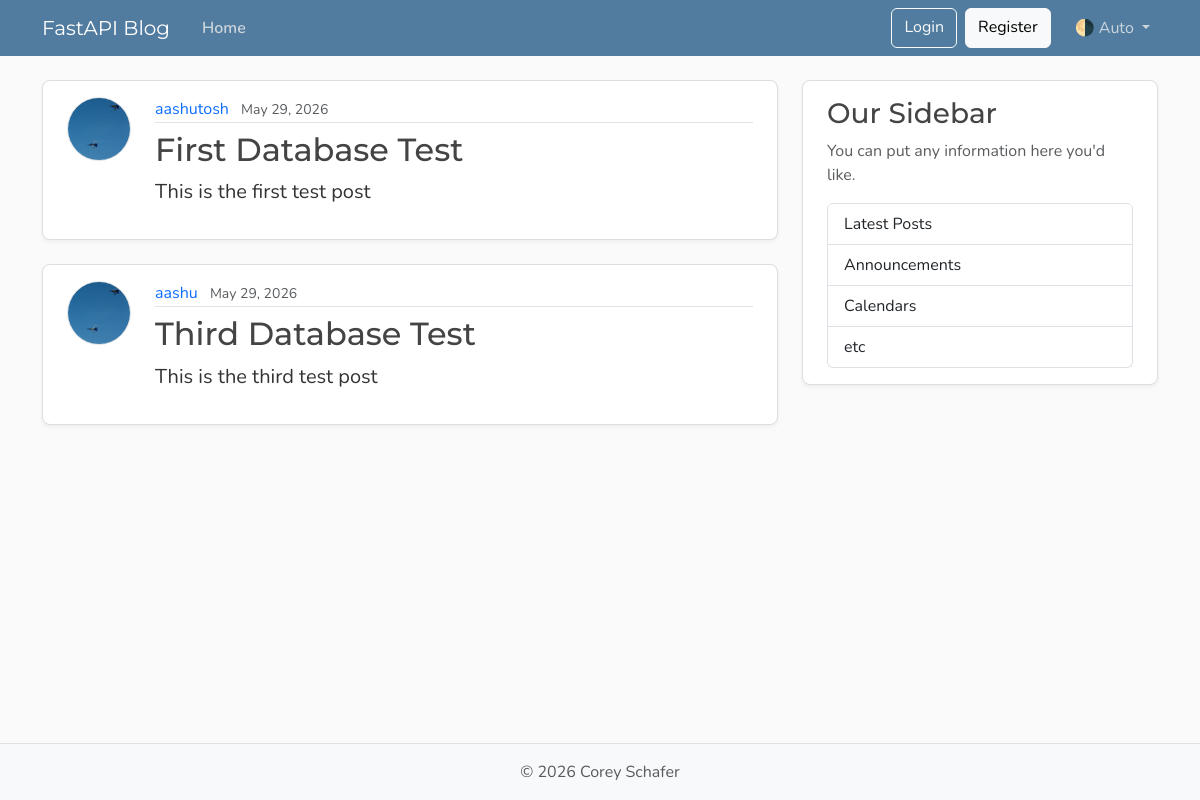
Page /posts on the earlier database version.
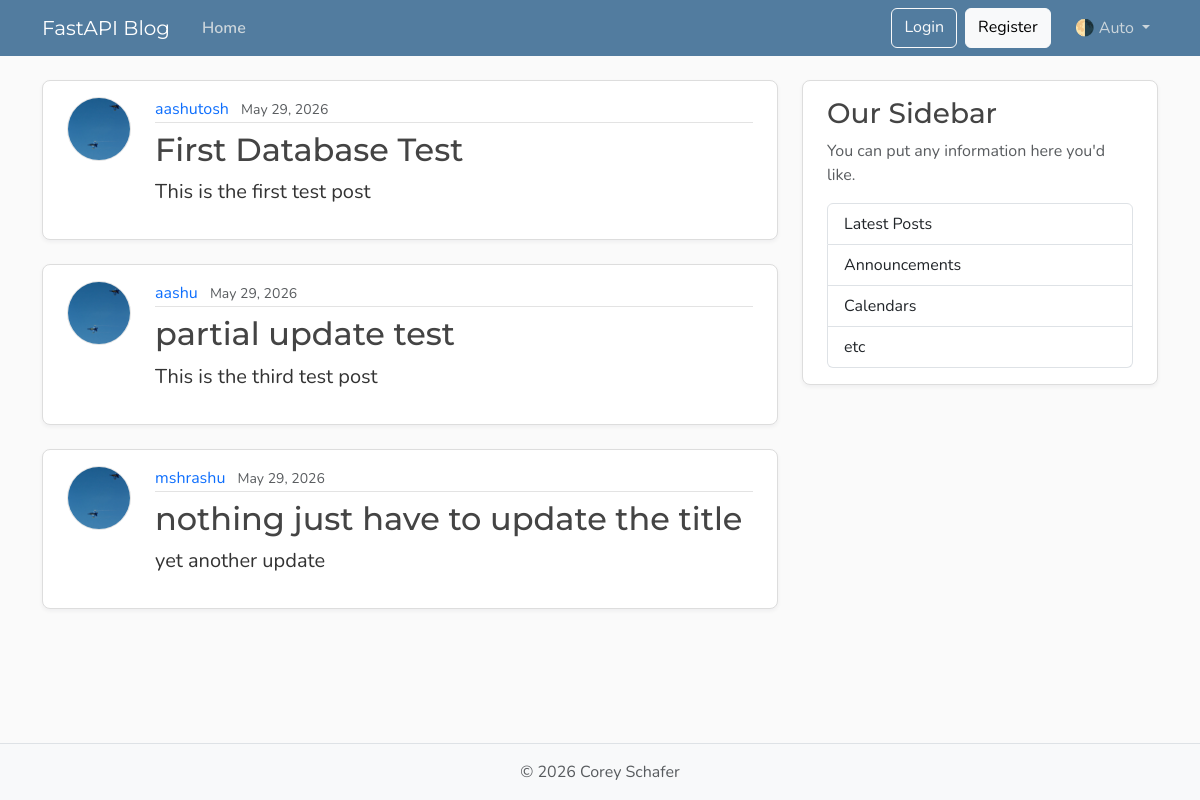
Same page on the later database version.
### models.py (models this page shows, shortened)
class Post(Base):
    __tablename__ = "posts"
    id: Mapped[int] = mapped_column(Integer, primary_key=True, index= True)
    title: Mapped[str] = mapped_column(String(100), nullable=False)
    content: Mapped[str] =mapped_column(Text, nullable=False)
    user_id: Mapped[int] = mapped_column(ForeignKey("users.id"), nullable=False, index=True)
    date_posted: Mapped[datetime] = mapped_column(DateTime(timezone=True), default= lambda: datetime.now(UTC))
    author: Mapped[User] = relationship(back_populates="posts")

class User(Base):
    __tablename__ = "users"
    id: Mapped[int] = mapped_column(Integer, primary_key=True, index= True)
    username: Mapped[str] = mapped_column(String(50), unique=True, nullable=False)
    email: Mapped[str] = mapped_column(String(120), unique=True, nullable=False)
    image_file: Mapped[str | None] = mapped_column(String(200), nullable=True, default=None)
    posts: Mapped[list[Post]] = relationship(back_populates="author", cascade="all, delete-orphan")

### main.py (the view)
@app.get("/", include_in_schema=False, name="home")
@app.get("/posts", include_in_schema=False, name="posts")
async def home(request: Request, db: Annotated[AsyncSession, Depends(get_db)]):
    results = await db.execute(
        select(models.Post).options(selectinload(models.Post.author)))   # this is called eager loading (vs lazy loading in sync ops)
    posts = results.scalars().all()             # databases rows to Python list
    return templates.TemplateResponse(
        request,
        "home.html",
        {"posts": posts, "title": "Home"},
    )

### templates/home.html
{% extends "layout.html" %}
{% block content %}
  {% for post in posts %}
    <article class="content-section py-3 px-4 mb-4">
      <div class="d-flex align-items-start gap-4">
        <img class="rounded-circle article-img flex-shrink-0"
             src="{{ post.author.image_path }}"
             alt="{{ post.author.username }}'s profile picture"
             width="64"
             height="64"
             loading="lazy">
        <div class="flex-grow-1">
          <div class="article-metadata mb-2">
            <a class="me-2"
               href="{{ url_for("user_posts", user_id=post.author.id) }}">{{ post.author.username }}</a>
            <small class="text-body-secondary">{{ post.date_posted.strftime("%B %d, %Y") }}</small>
          </div>
          <h2>
            <a class="article-title"
               href="{{ url_for("post_page", post_id=post.id) }}">{{ post.title }}</a>
          </h2>
          <p class="article-content">{{ post.content }}</p>
        </div>
      </div>
    </article>
  {% endfor %}
{% endblock content %}

### templates/layout.html (shortened to what this page needs)
<!DOCTYPE html>
<html lang="en">
  <head>
    <link href="https://cdn.jsdelivr.net/npm/bootstrap@5.3.8/dist/css/bootstrap.min.css"
          rel="stylesheet"
>
    <link rel="stylesheet"
          type="text/css"
          href="{{ url_for("static", path='css/main.css') }}">
  </head>
  <body class="d-flex flex-column min-vh-100">
    <header class="site-header">
      <nav class="navbar navbar-expand-md bg-steel fixed-top"
           data-bs-theme="dark">
        <div class="container">
          <a class="navbar-brand me-4" href="{{ url_for("home") }}">FastAPI Blog</a>
          <div class="collapse navbar-collapse" id="navbarToggle">
            <div class="navbar-nav me-auto">
              <a class="nav-link active"
                 aria-current="page"
                 href="{{ url_for("home") }}">Home</a>
            </div>
            <div class="navbar-nav">
              <a class="btn btn-outline-light mb-2 mb-md-0 me-md-2" href="#">Login</a>
              <a class="btn btn-light mb-2 mb-md-0 me-md-3" href="#">Register</a>
              <div class="nav-item dropdown">
                <a class="nav-link dropdown-toggle"
                   href="#"
                   role="button"
                   id="bd-theme"
                   data-bs-toggle="dropdown"
                   aria-expanded="false">
                  <span id="bd-theme-text">🌗 Auto</span>
                </a>
              </div>
            </div>
          </div>
        </div>
      </nav>
    </header>
    <main role="main" class="container">
      <div class="row">
        <div class="col-md-8">
          {% block content %}
          {% endblock content %}
        </div>
        <aside class="col-md-4">
          <div class="content-section py-3 px-4 mb-4">
            <h3>Our Sidebar</h3>
            <p class="text-body-secondary">You can put any information here you'd like.</p>
            <ul class="list-group">
              <li class="list-group-item">Latest Posts</li>
              <li class="list-group-item">Announcements</li>
              <li class="list-group-item">Calendars</li>
              <li class="list-group-item">etc</li>
            </ul>
          </div>
        </aside>
      </div>
    </main>
    <footer class="mt-auto py-3 bg-body-tertiary border-top">
      <div class="container text-center">
        <p class="text-body-secondary mb-0">
          © <span id="year"></span> Corey Schafer
        </p>
      </div>
    </footer>
  </body>
</html>

### static/css/main.css (style rules this page uses)
:root { --font-heading: "Montserrat", system-ui, -apple-system, BlinkMacSystemFont, sans-serif; --font-body: "Nunito", system-ui, -apple-system, BlinkMacSystemFont, sans-serif; --color-bg-body: #fafafa; --color-bg-content: #ffffff; --color-text-primary: #333333; --color-text-heading: #444444; --color-steel: #527c9f; --color-nav-link: #cbd5db; --color-nav-link-hover: #ffffff; --color-link-hover: #428bca; --color-border: #dddddd; --color-border-light: #e3e3e3; --spacing-xl: 5rem; --article-img-size: 4rem; --account-img-size: 7.813rem; }
body { font-family: var(--font-body); background: var(--color-bg-body); color: var(--color-text-primary); }
main { padding-top: var(--spacing-xl); }
h1, h2, h3, h4, h5, h6 { font-family: var(--font-heading); color: var(--color-text-heading); }
.navbar-brand { font-family: var(--font-heading); }
a { text-decoration: none; }
.bg-steel { background-color: var(--color-steel); }
.site-header .navbar-nav .nav-link { color: var(--color-nav-link); transition: color 0.2s ease-in-out; }
.site-header .navbar-nav .nav-link.active { font-weight: 600; }
.content-section { background: var(--color-bg-content); border: 1px solid var(--color-border); border-radius: 0.5rem; box-shadow: 0 2px 4px rgba(15, 23, 42, 0.05); transition: box-shadow 0.15s ease, transform 0.15s ease, border-color 0.15s ease; }
.article-title { color: var(--color-text-heading); transition: color 0.2s ease-in-out; }
.article-content { white-space: pre-line; font-size: 1.25rem; }
.article-img { height: var(--article-img-size); width: var(--article-img-size); flex-shrink: 0; object-fit: cover; border: 1px solid var(--color-border-light); box-shadow: 0 0 0 2px var(--color-bg-content); }
.article-metadata { padding-bottom: 0.063rem; border-bottom: 1px solid var(--color-border-light); }
.article-metadata a { transition: color 0.2s ease-in-out; }
[data-bs-theme="dark"] { --color-bg-body: #1a1a1a; --color-bg-content: #2d2d2d; --color-text-primary: #e0e0e0; --color-text-heading: #f0f0f0; --color-border: #404040; --color-border-light: #4a4a4a; }

Differences in the rows shown:
changed Post "This is the third test post": title "Third Database Test" → "partial update test"
added Post: author.username "mshrashu", date_posted "May 29, 2026", title "nothing just have to update the title", content "yet another update"
